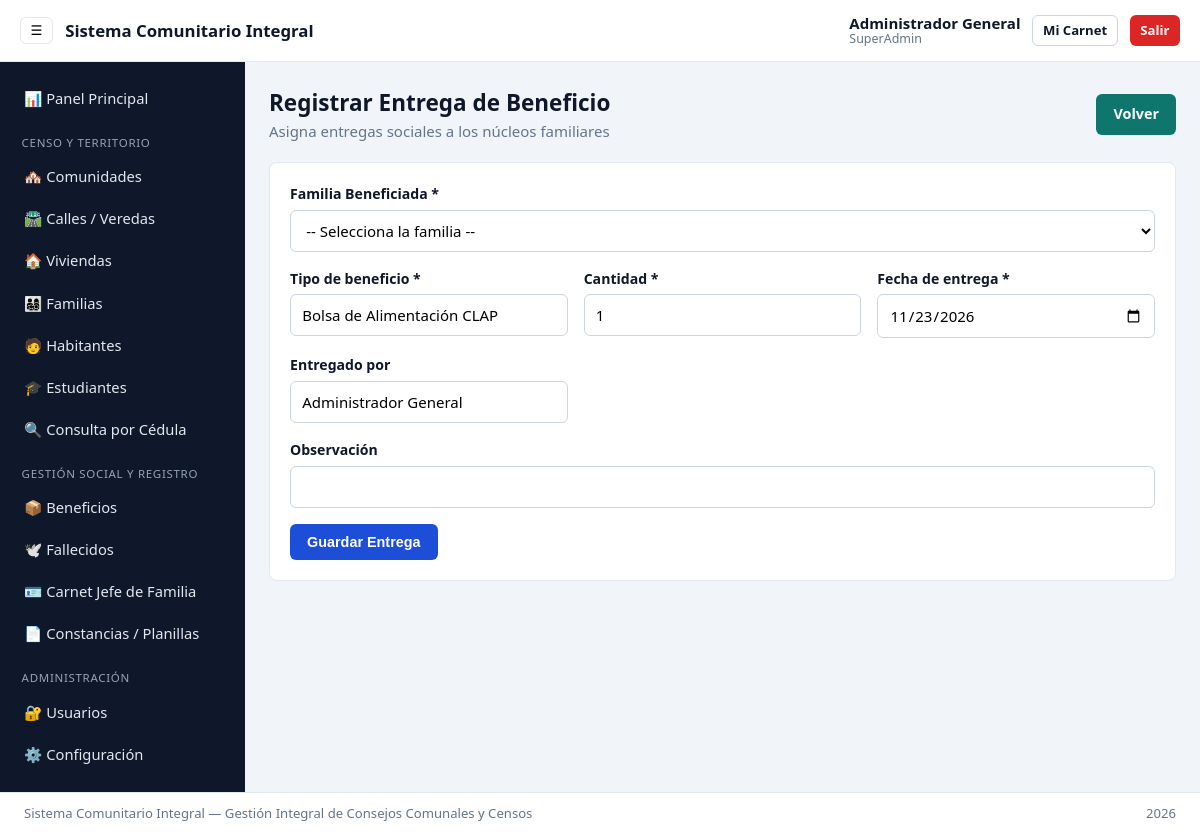
Screenshot of /modulos/beneficios/registrar_entrega.php (signed in) with the database file from the repository.
### tables this page shows
CREATE TABLE configuracion (
    id INT AUTO_INCREMENT PRIMARY KEY,
    nombre_sistema VARCHAR(150) NOT NULL DEFAULT 'Sistema Comunitario Integral',
    subtitulo VARCHAR(200) DEFAULT 'Gestión Integral de Consejos Comunales y Censos',
    logo_sistema VARCHAR(255) DEFAULT 'uploads/sistema/default_logo.png',
    actualizado_en TIMESTAMP DEFAULT CURRENT_TIMESTAMP ON UPDATE CURRENT_TIMESTAMP
);

CREATE TABLE usuarios (
    id INT AUTO_INCREMENT PRIMARY KEY,
    comunidad_id INT,  
    cedula VARCHAR(20) UNIQUE,
    nombre_usuario VARCHAR(50) UNIQUE NOT NULL,
    password_hash VARCHAR(255) NOT NULL,
    nombre_completo VARCHAR(100) NOT NULL,
    telefono VARCHAR(20),
    foto VARCHAR(255) DEFAULT 'uploads/usuarios/default_avatar.png',
    rol ENUM('SuperAdmin', 'Administrador Comunidad', 'Vocero/Censador') DEFAULT 'Vocero/Censador',
    estado BOOLEAN DEFAULT TRUE,
    FOREIGN KEY (comunidad_id) REFERENCES comunidades(id) ON DELETE SET NULL
);

### config/conexion.php (called while the page is built, shortened)
<?php
$db_host = 'localhost';
$db_user = 'root';
$db_pass = '';
$db_name = 'sistema_comunitario_integral';
$conexion = new mysqli($db_host, $db_user, $db_pass, $db_name);
$conexion->set_charset('utf8mb4');
$configSistema = [
    'nombre_sistema' => 'Sistema Comunitario Integral',
    'subtitulo'      => 'Gestión Integral de Consejos Comunales y Censos',
    'logo_sistema'   => 'uploads/sistema/default_logo.png'
];
$resConfig = $conexion->query("SELECT nombre_sistema, subtitulo, logo_sistema FROM configuracion ORDER BY id ASC LIMIT 1");
if ($resConfig && $filaConfig = $resConfig->fetch_assoc()) {
    $configSistema['nombre_sistema'] = $filaConfig['nombre_sistema'] ?: $configSistema['nombre_sistema'];
    $configSistema['subtitulo']      = $filaConfig['subtitulo'] ?: $configSistema['subtitulo'];
    $configSistema['logo_sistema']   = $filaConfig['logo_sistema'] ?: $configSistema['logo_sistema'];
}
function e(?string $valor): string {
    return htmlspecialchars((string)$valor, ENT_QUOTES, 'UTF-8');
}
function base_url(string $ruta = ''): string {
    return BASE_URL . '/' . ltrim($ruta, '/');
}

### config/verificar_sesion.php (called while the page is built, shortened)
<?php
require_once __DIR__ . '/conexion.php';
$uid = (int)$_SESSION['usuario_id'];
$stmt = $conexion->prepare("SELECT id, comunidad_id, nombre_usuario, nombre_completo, rol, estado, foto FROM usuarios WHERE id = ? LIMIT 1");
$stmt->bind_param('i', $uid);
$stmt->execute();
$res = $stmt->get_result();

### modulos/beneficios/registrar_entrega.php (the view, shortened to what this page needs)
<?php
require_once __DIR__ . '/../../config/verificar_sesion.php';
$id = isset($_GET['id']) ? (int)$_GET['id'] : (int)($_POST['id'] ?? 0);
$entrega = [
    'familia_id'     => 0,
    'tipo_beneficio' => 'Bolsa de Alimentación CLAP',
    'cantidad'       => 1,
    'fecha_entrega'  => date('Y-m-d'),
    'entregado_por'  => $_SESSION['nombre_completo'] ?? '',
    'observacion'    => ''
];
$tituloPagina = $id > 0 ? 'Editar Entrega' : 'Registrar Entrega';
require_once __DIR__ . '/../../includes/header.php';
require_once __DIR__ . '/../../includes/sidebar.php';
?>
<div class="page-header">
    <div>
        <h2><?= e($tituloPagina) ?> de Beneficio</h2>
        <p class="text-muted">Asigna entregas sociales a los núcleos familiares</p>
    </div>
    <a href="<?= e(base_url('modulos/beneficios/listar_beneficios.php')) ?>" class="btn btn-secondary">Volver</a>
</div>
<div class="card">
    <form method="POST" class="form-grid">
        <div class="form-group full-width">
            <label for="familia_id">Familia Beneficiada *</label>
            <select name="familia_id" id="familia_id" required>
                <option value="">-- Selecciona la familia --</option>
            </select>
        </div>
        <div class="form-group">
            <label for="tipo_beneficio">Tipo de beneficio *</label>
            <input type="text" name="tipo_beneficio" id="tipo_beneficio" list="sugerenciasBeneficios" required value="<?= e($entrega['tipo_beneficio']) ?>">
        </div>
        <div class="form-group">
            <label for="cantidad">Cantidad *</label>
            <input type="number" min="1" name="cantidad" id="cantidad" required value="<?= (int)$entrega['cantidad'] ?>">
        </div>
        <div class="form-group">
            <label for="fecha_entrega">Fecha de entrega *</label>
            <input type="date" name="fecha_entrega" id="fecha_entrega" required value="<?= e($entrega['fecha_entrega']) ?>">
        </div>
        <div class="form-group">
            <label for="entregado_por">Entregado por</label>
            <input type="text" name="entregado_por" id="entregado_por" value="<?= e($entrega['entregado_por']) ?>">
        </div>
        <div class="form-group full-width">
            <label for="observacion">Observación</label>
            <input type="text" name="observacion" id="observacion" value="<?= e($entrega['observacion']) ?>">
        </div>
        <div class="form-actions full-width">
            <button type="submit" class="btn btn-primary">Guardar Entrega</button>
        </div>
    </form>
</div>
<?php require_once __DIR__ . '/../../includes/footer.php'; ?>

### includes/header.php (shortened to what this page needs)
<!DOCTYPE html>
<html lang="es">
<head>
    <link rel="stylesheet" href="<?= e(base_url('assets/css/estilos.css')) ?>">
</head>
<body class="app-layout">
    <header class="top-navbar">
        <div class="brand-box">
            <button type="button" id="btnToggleSidebar" class="btn-icon" aria-label="Menú">☰</button>
            <span class="brand-title"><?= e($configSistema['nombre_sistema']) ?></span>
        </div>
        <div class="user-box">
            <div class="user-meta">
                <strong><?= e($_SESSION['nombre_completo'] ?? 'Usuario') ?></strong>
                <small><?= e($_SESSION['rol'] ?? '') ?></small>
            </div>
            <a href="<?= e(base_url('carnet/carnet_usuario.php')) ?>" class="btn btn-sm btn-outline">Mi Carnet</a>
            <a href="<?= e(base_url('cerrar_sesion.php')) ?>" class="btn btn-sm btn-danger">Salir</a>
        </div>
    </header>
    <div class="main-wrapper">

### includes/footer.php (shortened to what this page needs)
</main>
</div>
<footer class="main-footer">
    <span><?= e($configSistema['nombre_sistema']) ?> &mdash; <?= e($configSistema['subtitulo']) ?></span>
    <span><?= date('Y') ?></span>
</footer>
</body>
</html>

### assets/css/estilos.css (style rules this page uses)
:root { --bg: #f1f5f9; --surface: #ffffff; --text: #0f172a; --muted: #64748b; --primary: #1d4ed8; --primary-hover: #1e40af; --secondary: #0f766e; --danger: #dc2626; --border: #e2e8f0; --sidebar-bg: #0f172a; --sidebar-text: #e2e8f0; --radius: 8px; }
* { box-sizing: border-box; margin: 0; padding: 0; }
body { font-family: system-ui, -apple-system, "Segoe UI", Roboto, sans-serif; background: var(--bg); color: var(--text); line-height: 1.5; font-size: 15px; }
.top-navbar { height: 62px; background: var(--surface); border-bottom: 1px solid var(--border); padding: 0 1.25rem; display: flex; align-items: center; justify-content: space-between; position: sticky; top: 0; z-index: 30; }
.brand-box, .user-box { display: flex; align-items: center; gap: 0.75rem; }
.brand-title { font-weight: 700; font-size: 1.05rem; }
.user-meta { display: flex; flex-direction: column; line-height: 1.2; }
.user-meta small { color: var(--muted); font-size: 0.78rem; }
.main-wrapper { display: flex; min-height: calc(100vh - 104px); }
.main-footer { height: 42px; background: var(--surface); border-top: 1px solid var(--border); padding: 0 1.5rem; display: flex; align-items: center; justify-content: space-between; font-size: 0.82rem; color: var(--muted); }
.page-header { display: flex; flex-wrap: wrap; align-items: center; justify-content: space-between; gap: 1rem; margin-bottom: 1.25rem; }
.text-muted { color: var(--muted); }
.card { background: var(--surface); border: 1px solid var(--border); border-radius: var(--radius); padding: 1.25rem; margin-bottom: 1.25rem; }
.form-vertical, .form-grid { display: grid; gap: 1rem; }
.form-grid { grid-template-columns: repeat(auto-fit, minmax(240px, 1fr)); }
.form-group { display: flex; flex-direction: column; gap: 0.35rem; }
.form-group.full-width, .form-actions.full-width { grid-column: 1 / -1; }
label { font-weight: 600; font-size: 0.88rem; }
input[type="text"], input[type="password"], input[type="email"], input[type="number"], input[type="date"], select, textarea { width: 100%; padding: 0.55rem 0.7rem; border: 1px solid #cbd5e1; border-radius: 6px; font: inherit; background: #fff; }
.btn { display: inline-flex; align-items: center; justify-content: center; gap: 0.35rem; padding: 0.55rem 1rem; border-radius: 6px; border: 1px solid transparent; background: #e2e8f0; color: var(--text); text-decoration: none; font-weight: 600; font-size: 0.9rem; cursor: pointer; }
.btn-primary { background: var(--primary); color: #fff; }
.btn-secondary { background: var(--secondary); color: #fff; }
.btn-danger { background: var(--danger); color: #fff; }
.btn-outline { background: transparent; border-color: #cbd5e1; }
.btn-sm { padding: 0.3rem 0.6rem; font-size: 0.82rem; }
.btn-icon { background: none; border: 1px solid var(--border); border-radius: 6px; padding: 0.3rem 0.6rem; cursor: pointer; }

### rows the page displays
configuracion: nombre_sistema "Sistema Comunitario Integral", subtitulo "Gestión Integral de Consejos Comunales y Censos"
usuarios: cantidad "1", entregado_por "Administrador General"

### other values shown
$_SESSION['nombre_completo'] "Administrador General"
$_SESSION['rol'] "SuperAdmin"
$tituloPagina "Registrar Entrega"
